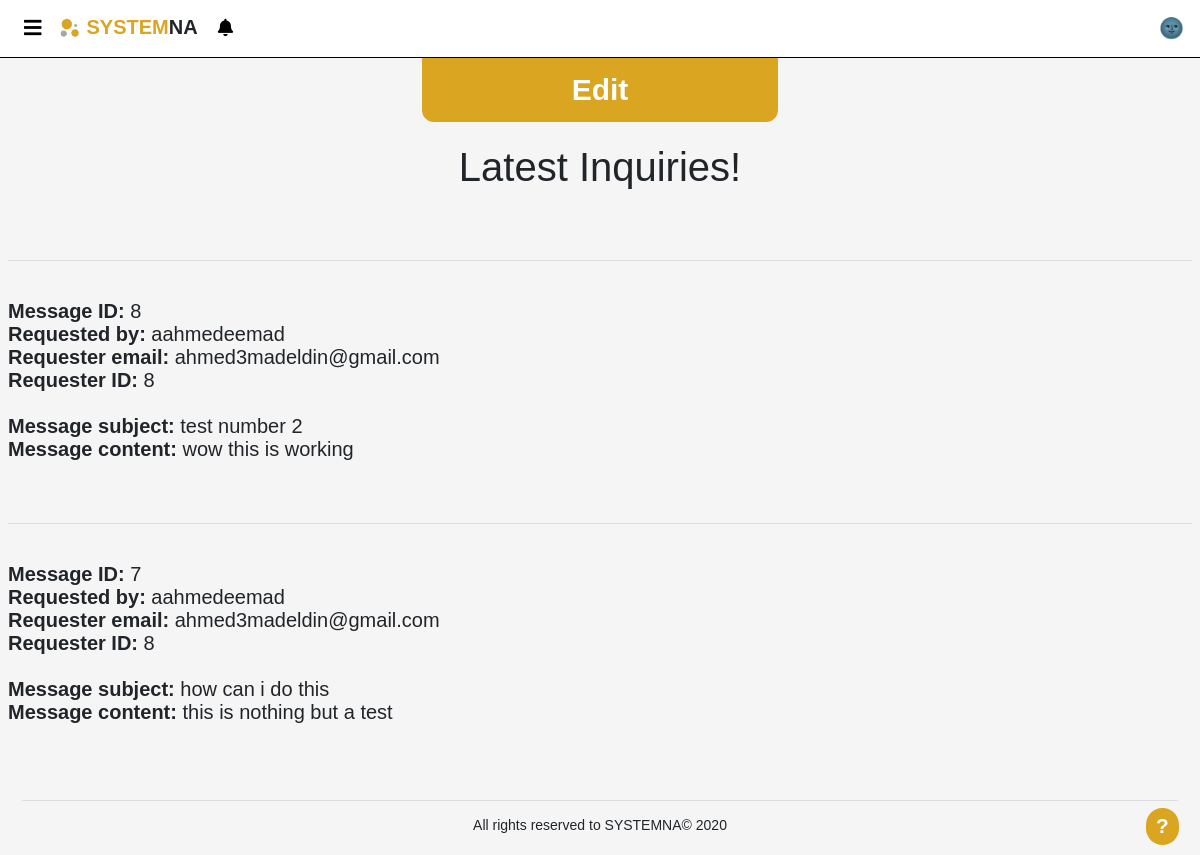
The app's page /pages/inquiries.php (signed in) with its own data.
### tables this page shows
CREATE TABLE `inquiries` (
  `id` int(11) NOT NULL,
  `subject` text NOT NULL,
  `message` text NOT NULL,
  `requester_name` varchar(250) NOT NULL,
  `requester_email` varchar(250) NOT NULL,
  `requester_id` int(11) NOT NULL
);

### DB/Database.php (called while the page is built, shortened)
<?php
class Database
{
    private $host = 'localhost';
    private $user = 'root';
    private $pass = '';
    private $dbName = 'hr_system';
    private $dbh;
    private $stmt;
    public function __construct()
    {
        $dsn = "mysql:host=".$this->host.";dbname=".$this->dbName;
        $options = array(
            PDO::ATTR_PERSISTENT => true,
            PDO::ATTR_ERRMODE => PDO::ERRMODE_EXCEPTION
        );
        try
        {
            $this->dbh = new PDO($dsn,$this->user,$this->pass,$options);
        }catch(PDOException $e)
        {
            echo "<br><div style='text-align: center;'>ERROR! Please try again later</div>";
            $_SESSION['error'] = 'error in DB';
            error_log("error in DB page");
            exit;
        }
    }
    public function query($sql)
    {
        $this->stmt = $this->dbh->prepare($sql);
    }
    public function execute()
    {
        return $this->stmt->execute();
    }
    public function getdata()
    {
        $this->execute();
        return $this->stmt->fetchAll(PDO::FETCH_OBJ);
    }
    public function numRows()
    {
        return $this->stmt->rowCount();
    }
}
?>

### pages/inquiries.php (the view, shortened to what this page needs)
<?php
include "../template/header.php";
if(isset($_SESSION['type']) && $_SESSION['type']=='admin'){echo('<div style="text-align: center; align-self: center;"><div class="pages_edit" id="inq_edit">Edit</div></div>');}
?>
<div>
	<?php
    try {
        $sql = " SELECT * FROM inquiries ";
        $DB->query($sql);
        $DB->execute();
        echo "<br>
        <h1 style='text-align: center;'>Latest Inquiries!</h1>
        <br><br>" ;
        for($i=$DB->numRows(); $i>0; --$i){
            $x=$DB->getdata();
            echo "<hr><br>" . "<b>Message ID: </b>" . $x[$i-1]->id . "<br><b>Requested by: </b>" . $x[$i-1]->requester_name . "<br><b>Requester email: </b>" . $x[$i-1]->requester_email . "<br><b>Requester ID: </b>" . $x[$i-1]->requester_id . "<br><br>" . "<b>Message subject: </b>" . $x[$i-1]->subject . "<br><b>Message content: </b>" . $x[$i-1]->message . "<br>";
            echo "<br><br>";
        }
    } catch (Exception $e) {
        echo "<br><div class='alert alert-danger' style='text-align: center;'>ERROR! Please try again later</div>";
        error_log("Error while getting inquiries");
    }
    ?>
</div>
<?php include "../template/footer.php";  ?>

### css/style.css (style rules this page uses)
* { margin: 0px; font-family: sans-serif; }
.pages_edit { display: inline-block; top: 0; z-index: 1; background-color: #daa520; text-align: center; align-content: center; cursor: pointer; color: white; font-size: 1.5em; font-weight: bold; width: 30%; height: 5%; padding: 0.5em; border: none; border-top-right-radius: 0em; border-top-right-radius: 0em; border-bottom-right-radius: 0.4em; border-bottom-left-radius: 0.4em; }

### css/popup.css (style rules this page uses)
.popup-notification .popup-close:hover , { color:gold; }

### template/help.php (style rules this page uses)
* { line-height: normal !important; }

### records on screen
inquiries: id "8", requester_name "aahmedeemad", requester_email "ahmed3madeldin@gmail.com", requester "8", subject "test number 2", message "wow this is working"
inquiries: id "7", requester_name "aahmedeemad", requester_email "ahmed3madeldin@gmail.com", requester "8", subject "how can i do this", message "this is nothing but a test"
